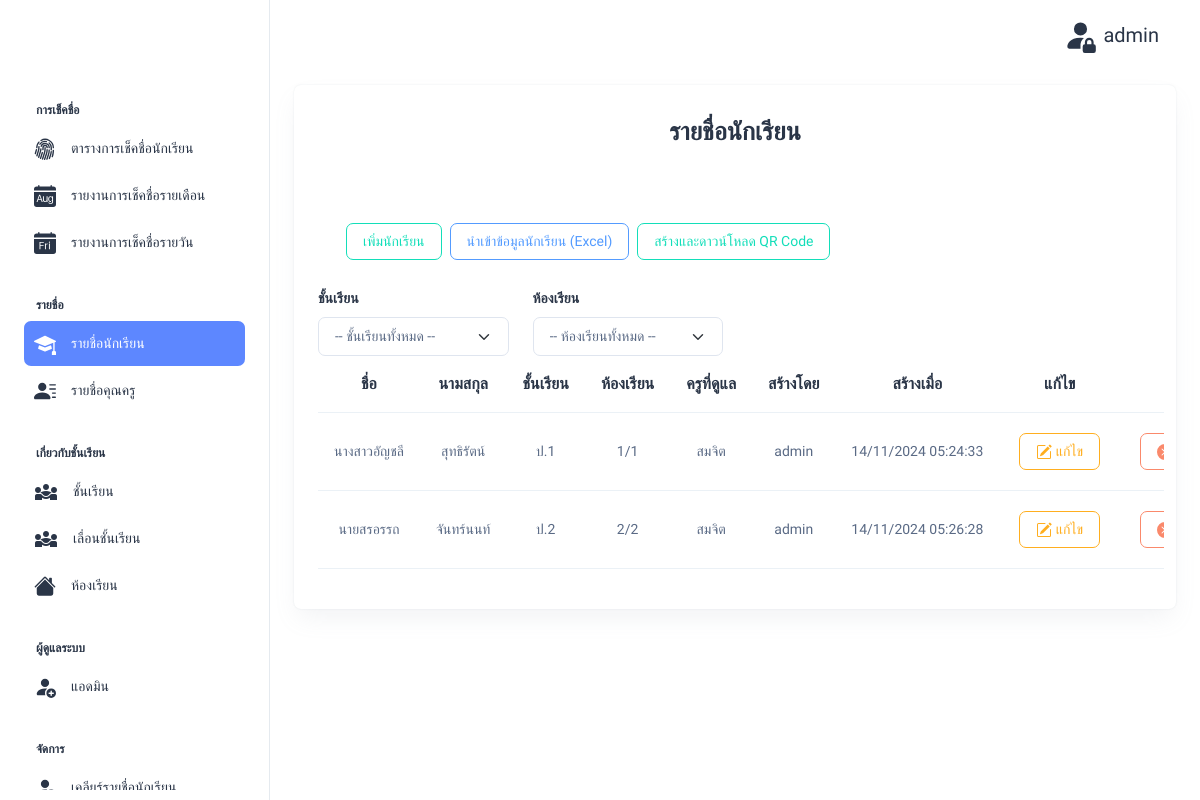
The app's page /src/auth/admin/index.php?id=student (signed in), older data.
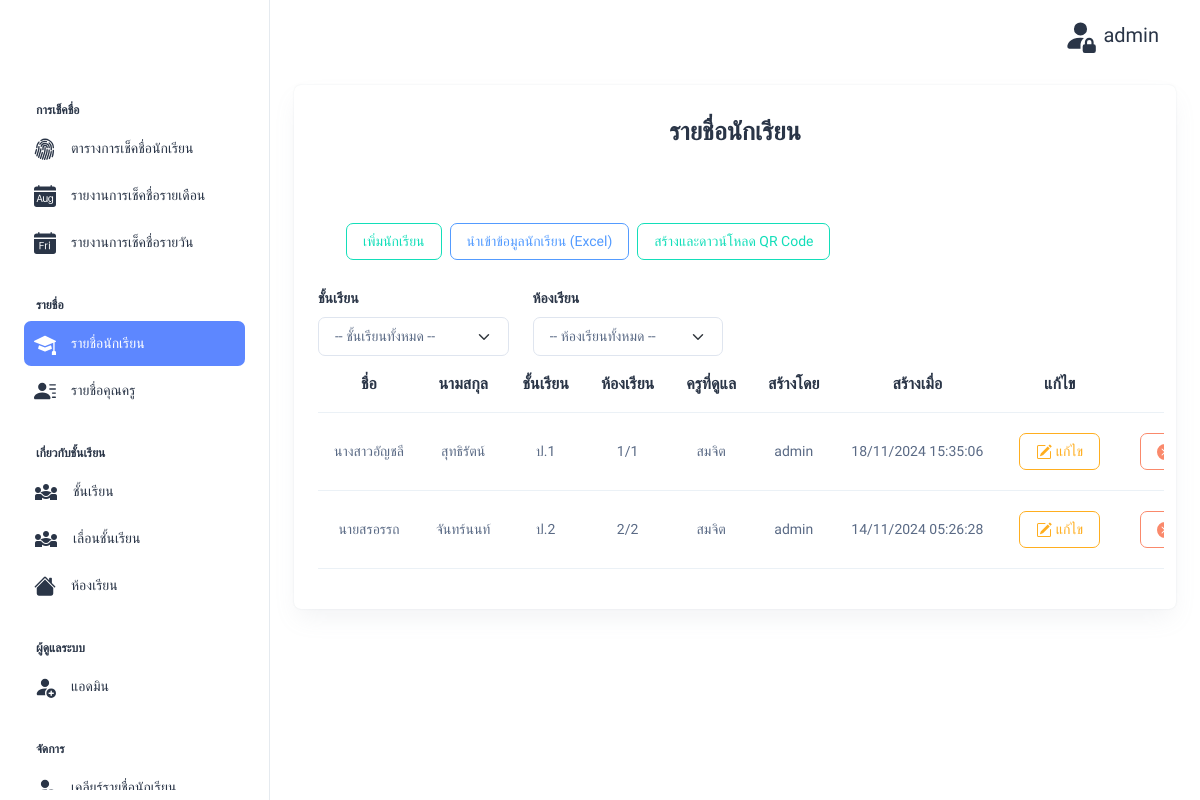
The same page, newer data.
### tables this page shows
CREATE TABLE `student` (
  `id` int(11) NOT NULL,
  `prefix` varchar(255) NOT NULL COMMENT 'คำนำหน้าชื่อ',
  `name` varchar(255) DEFAULT NULL,
  `surname` varchar(255) DEFAULT NULL,
  `id_finger` varchar(255) DEFAULT NULL,
  `id_room` int(11) DEFAULT NULL,
  `id_teacher` int(11) DEFAULT NULL,
  `id_admin` int(11) DEFAULT NULL,
  `id_grade` int(11) DEFAULT NULL,
  `created_at` timestamp NOT NULL DEFAULT current_timestamp() ON UPDATE current_timestamp()
);

CREATE TABLE `grade_level` (
  `id` int(11) NOT NULL,
  `grade_level` varchar(255) DEFAULT NULL,
  `created_at` timestamp NOT NULL DEFAULT current_timestamp() ON UPDATE current_timestamp()
);

CREATE TABLE `room` (
  `id` int(11) NOT NULL,
  `name` varchar(255) DEFAULT NULL,
  `grade_id` int(11) NOT NULL,
  `created_at` timestamp NOT NULL DEFAULT current_timestamp() ON UPDATE current_timestamp()
);

CREATE TABLE `teacher` (
  `id` int(11) NOT NULL,
  `name` varchar(255) DEFAULT NULL,
  `surname` varchar(255) DEFAULT NULL,
  `id_room` int(11) DEFAULT NULL,
  `id_admin` int(11) DEFAULT NULL,
  `created_at` timestamp NOT NULL DEFAULT current_timestamp() ON UPDATE current_timestamp()
);

### src/auth/admin/student.php (the view, shortened to what the changed rows need)
<?php
include '../config/ConnectDB.php';
$student_sql = "
    SELECT student.id, student.prefix, student.name, student.surname, student.created_at,
           student.id_grade, student.id_room, student.id_teacher, -- Add these fields
           room.name AS room_name, grade_level.grade_level AS grade_name,
           teacher.name AS teacher_name, teacher.surname AS teacher_surname,
           admin.username AS created_by
    FROM student
    LEFT JOIN room ON student.id_room = room.id
    LEFT JOIN grade_level ON student.id_grade = grade_level.id
    LEFT JOIN teacher ON student.id_teacher = teacher.id
    LEFT JOIN admin ON student.id_admin = admin.id WHERE 1=1";
$student_result = $conn->query($student_sql);
?>
<div class="container-fluid">
    <div class="row">
        <div class="col d-flex align-items-stretch">
            <div class="card w-100">
                <center>
                    <h1 class="card-title fw-semibold mb-4" style="margin-top: 2rem; font-size:25px">รายชื่อนักเรียน</h1>
                </center>
                <div class="card-body p-4">
                    <div class="table-responsive">
                        <table class="table text-nowrap mb-0 align-middle">
                            <thead class="text-dark fs-4">
                                <tr>
                                    <th>
                                        <center>ชื่อ</center>
                                    </th>
                                    <th>
                                        <center>นามสกุล</center>
                                    </th>
                                    <th>
                                        <center>ชั้นเรียน</center>
                                    </th>
                                    <th>
                                        <center>ห้องเรียน</center>
                                    </th>
                                    <th>
                                        <center>ครูที่ดูแล</center>
                                    </th>
                                    <th>
                                        <center>สร้างโดย</center>
                                    </th>
                                    <th>
                                        <center>สร้างเมื่อ</center>
                                    </th>
                                    <th>
                                        <center>แก้ไข</center>
                                    </th>
                                    <th>
                                        <center>ลบ</center>
                                    </th>
                                </tr>
                            </thead>
                            <tbody>
                                <?php
                                if ($student_result && $student_result->num_rows > 0) {
                                    while ($student_row = $student_result->fetch_assoc()) : ?>
                                        <tr>
                                            <td>
                                                <center><?php echo $student_row['prefix'] . $student_row['name']; ?></center>
                                            </td>
                                            <td>
                                                <center><?php echo $student_row['surname']; ?></center>
                                            </td>
                                            <td>
                                                <center><?php echo $student_row['grade_name']; ?></center>
                                            </td>
                                            <td>
                                                <center><?php echo $student_row['room_name']; ?></center>
                                            </td>
                                            <td>
                                                <center><?php echo $student_row['teacher_name']; ?></center>
                                            </td>
                                            <td>
                                                <center><?php echo $student_row['created_by']; ?></center>
                                            </td>
                                            <td>
                                                <center><?php echo date("d/m/Y H:i:s", strtotime($student_row['created_at'])); ?></center>
                                            </td>
                                            <td>
                                                <center>
                                                    <button type="button" class="btn btn-outline-warning m-1" data-bs-toggle="modal" data-bs-target="#editStudentModal<?php echo $student_row['id']; ?>">
                                                        &nbsp;แก้ไข
                                                    </button>
                                                </center>
                                            </td>
                                            <td>
                                                <center>
                                                    <button type="button" class="btn btn-outline-danger m-1 deleteStudentBtn" data-id="<?php echo $student_row['id']; ?>" data-prefix="<?php echo $student_row['prefix']; ?>" data-name="<?php echo $student_row['name']; ?>" data-surname="<?php echo $student_row['surname']; ?>">
                                                    </button>
                                                </center>
                                            </td>
                                        </tr>
                                <?php endwhile;
                                } else {
                                    echo '<tr><td colspan="9" class="text-center">ไม่มีข้อมูลนักเรียน</td></tr>';
                                }
                                ?>
                            </tbody>
                        </table>
                    </div>
                </div>
            </div>
        </div>
    </div>
</div>

Row changes from the older to the newer data that the page shows:
changed student "นางสาว": created_at "14/11/2024 05:24:33" → "18/11/2024 15:35:06"
